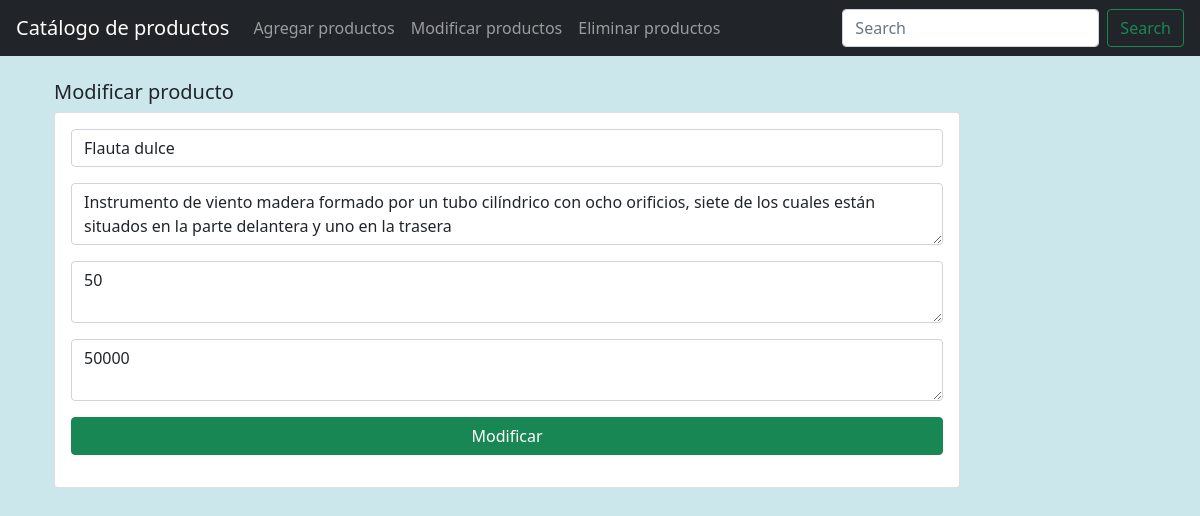
/modificar-en-db.php?codigo=57, run on the app's committed database.
### tables this page shows
CREATE TABLE `productos` (
  `codigo` int(11) NOT NULL,
  `nombre` varchar(50) NOT NULL,
  `descripcion` text NOT NULL,
  `fechaCreacion` timestamp NOT NULL DEFAULT current_timestamp(),
  `imagen` varchar(500) DEFAULT NULL,
  `cantidad` int(11) NOT NULL,
  `precio` int(11) NOT NULL
);

### modificar-en-db.php (the view, shortened to what this page needs)
<?php
include("db.php");
if (isset($_GET['codigo'])) {
    $codigo = $_GET['codigo'];
    $query = "SELECT * FROM productos WHERE codigo = $codigo";
    $result = mysqli_query($conn, $query);
    if (mysqli_num_rows($result) == 1) {
        $row = mysqli_fetch_array($result);
        $nombre = $row['nombre'];
        $descripcion = $row['descripcion'];
        $cantidad = $row['cantidad'];
        $precio = $row['precio'];
    }
}
?>
<!DOCTYPE html>
<html lang="es">
<head>
    <link href="https://cdn.jsdelivr.net/npm/bootstrap@5.1.3/dist/css/bootstrap.min.css" rel="stylesheet">
    <link rel="stylesheet" href="https://cdn.jsdelivr.net/npm/bootstrap-icons@1.7.2/font/bootstrap-icons.css">
</head>
<body style="background-color: rgb(203, 231, 236);">
<div class="container p-4">
    <div class="row">
        <div class="col-md-10">
            <h5>Modificar producto</h5>
            <div class="card card-body">
                <form action="modificar-en-db.php?codigo=<?php echo $_GET['codigo']; ?>" method="POST">
                    <div class="form-group">
                        <input type="text" name="nombre" value="<?php echo $nombre; ?>" class="form-control">
                    </div>
                    <div class="form-group">
                        <textarea name="descripcion" class="form-control"><?php echo $descripcion; ?></textarea>
                    </div>
                    <div class="form-group">
                        <textarea name="cantidad" class="form-control"><?php echo $cantidad; ?></textarea>
                    </div>
                    <div class="form-group">
                        <textarea name="precio" class="form-control"><?php echo $precio; ?></textarea>
                    </div>
                    <input type="submit" class="btn btn-success btn-block" name="modificar" value="Modificar">
                </form>
            </div>
        </div>
    </div>
</div>
</body>
</html>

### data on the page
productos: nombre "Flauta dulce", descripcion "Instrumento de viento madera formado por un tubo cilíndrico con ocho orificios, siete de los cuales están situados en la parte delantera y uno en la trasera", cantidad "50", precio "50000"
